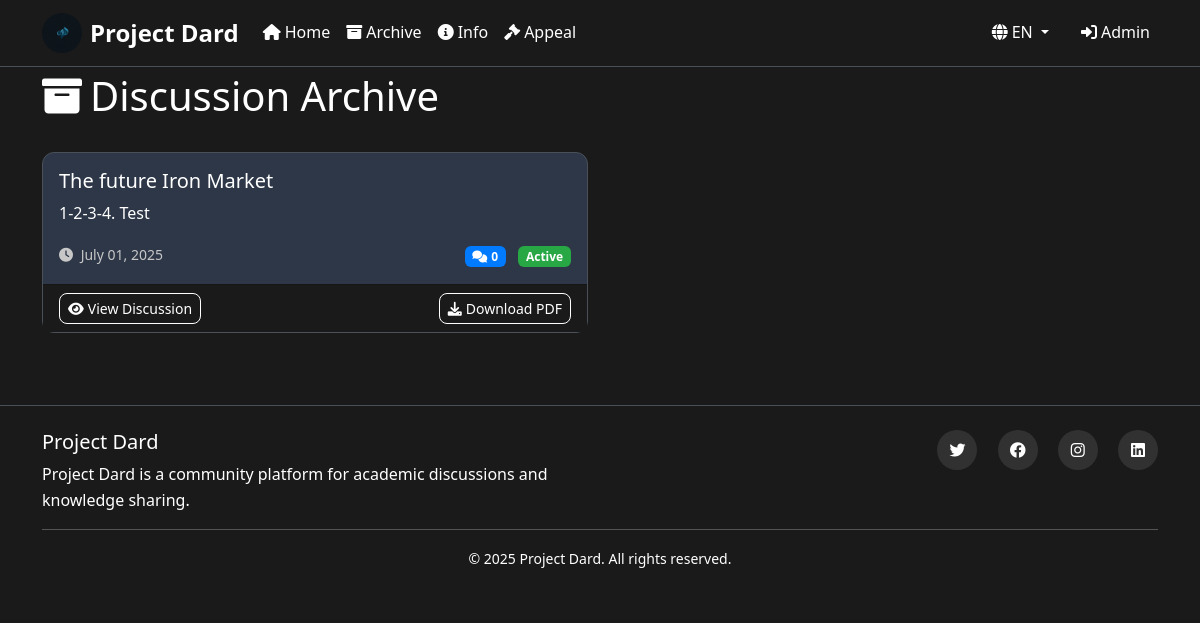
Page /archive on the committed database.
### models.py (models this page shows)
class WeeklyTopic(db.Model):
    id = db.Column(db.Integer, primary_key=True)
    title_en = db.Column(db.Text, nullable=False)
    title_fa = db.Column(db.Text)
    content_en = db.Column(db.Text, nullable=False)
    content_fa = db.Column(db.Text)
    created_at = db.Column(db.DateTime, default=datetime.utcnow)
    is_active = db.Column(db.Boolean, default=True)
    admin_id = db.Column(db.Integer, db.ForeignKey('admin.id'), nullable=False)
    comments = db.relationship('Comment', backref='topic', lazy=True)

### routes.py (the view)
@app.route('/archive')
def archive():
    page = request.args.get('page', 1, type=int)
    per_page = 10
    topics = WeeklyTopic.query.order_by(WeeklyTopic.created_at.desc())\
                             .paginate(page=page, per_page=per_page, error_out=False)
    return render_template('archive.html', topics=topics)

### routes.py (called while the page is built)
@app.before_request
def before_request():
    if 'language' not in session:
        session['language'] = 'en'
    track_visitor()

@app.context_processor
def inject_globals():
    return {
        'get_text': get_text,
        'current_language': session.get('language', 'en'),
        'supported_languages': get_supported_languages()
    }

### translations.py (called while the page is built)
def get_text(key, language=None):
    if language is None:
        language = session.get('language', 'en')
    return translations.get(language, {}).get(key, translations['en'].get(key, key))

def get_supported_languages():
    return list(translations.keys())

### utils.py (called while the page is built)
def get_client_ip():
    if request.environ.get('HTTP_X_FORWARDED_FOR'):
        return request.environ['HTTP_X_FORWARDED_FOR'].split(',')[0].strip()
    elif request.environ.get('HTTP_X_REAL_IP'):
        return request.environ['HTTP_X_REAL_IP']
    else:
        return request.environ.get('REMOTE_ADDR', 'unknown')

def track_visitor():
    ip_address = get_client_ip()
    user_agent = request.headers.get('User-Agent', '')
    page_visited = request.endpoint or 'unknown'
    visitor = Visitor(
        ip_address=ip_address,
        user_agent=user_agent,
        page_visited=page_visited
    )
    try:
        db.session.add(visitor)
        db.session.commit()
    except Exception:
        db.session.rollback()

### templates/archive.html (shortened to what this page needs)
{% extends "base.html" %}
{% block content %}
<div class="row">
    <div class="col-12">
        <div class="d-flex justify-content-between align-items-center mb-4">
            <h1>
                <i class="fas fa-archive me-2"></i>{{ get_text('discussion_archive') }}
            </h1>
        </div>
        {% if topics.items %}
        <div class="row">
            {% for topic in topics.items %}
            <div class="col-md-6 mb-4">
                <div class="card bg-secondary h-100">
                    <div class="card-body">
                        <h5 class="card-title">
                            {{ topic.title_fa if current_language == 'fa' and topic.title_fa else topic.title_en }}
                        </h5>
                        <div class="card-text mb-3">
                            {{ (topic.content_fa if current_language == 'fa' and topic.content_fa else topic.content_en) | truncate(150) | safe }}
                        </div>
                        <div class="d-flex justify-content-between align-items-center">
                            <small class="text-muted">
                                <i class="fas fa-clock me-1"></i>
                                {{ topic.created_at.strftime('%B %d, %Y') }}
                            </small>
                            <div>
                                <span class="badge bg-primary me-2">
                                    <i class="fas fa-comments me-1"></i>{{ topic.comments | length }}
                                </span>
                                {% if topic.is_active %}
                                <span class="badge bg-success">Active</span>
                                {% endif %}
                            </div>
                        </div>
                    </div>
                    <div class="card-footer bg-dark">
                        <div class="d-flex justify-content-between">
                            <a href="{{ url_for('home') }}#topic-{{ topic.id }}" class="btn btn-sm btn-outline-primary">
                                <i class="fas fa-eye me-1"></i>View Discussion
                            </a>
                            <a href="{{ url_for('download_discussion', topic_id=topic.id) }}" class="btn btn-sm btn-outline-success">
                                <i class="fas fa-download me-1"></i>{{ get_text('download_pdf') }}
                            </a>
                        </div>
                    </div>
                </div>
            </div>
            {% endfor %}
        </div>
        {% else %}
        <div class="text-center py-5">
            <i class="fas fa-archive fa-5x text-muted mb-4"></i>
            <h3 class="text-muted">{{ get_text('no_topics') }}</h3>
            <p class="text-muted">Check back later for archived discussions.</p>
        </div>
        {% endif %}
    </div>
</div>
{% endblock %}

### templates/base.html (shortened to what this page needs)
<!DOCTYPE html>
<html lang="{{ current_language }}" dir="{{ 'rtl' if current_language == 'fa' else 'ltr' }}">
<head>
    <link href="https://cdn.jsdelivr.net/npm/bootstrap@5.3.0/dist/css/bootstrap.min.css" rel="stylesheet">
    <link href="https://cdnjs.cloudflare.com/ajax/libs/font-awesome/6.0.0/css/all.min.css" rel="stylesheet">
    <link href="{{ url_for('static', filename='css/style.css') }}" rel="stylesheet">
</head>
<body class="bg-dark text-light">
    <nav class="navbar navbar-expand-lg navbar-dark bg-dark fixed-top">
        <div class="container">
            <a class="navbar-brand d-flex align-items-center" href="{{ url_for('home') }}">
                <img src="{{ url_for('static', filename='images/logo.jpg') }}" alt="Project Dard" width="40" height="40" class="me-2 rounded-circle">
                <span class="fw-bold">Project Dard</span>
            </a>
            <div class="collapse navbar-collapse" id="navbarNav">
                <ul class="navbar-nav me-auto">
                    <li class="nav-item">
                        <a class="nav-link" href="{{ url_for('home') }}">
                            <i class="fas fa-home me-1"></i>{{ get_text('home') }}
                        </a>
                    </li>
                    <li class="nav-item">
                        <a class="nav-link" href="{{ url_for('archive') }}">
                            <i class="fas fa-archive me-1"></i>{{ get_text('archive') }}
                        </a>
                    </li>
                    <li class="nav-item">
                        <a class="nav-link" href="{{ url_for('info') }}">
                            <i class="fas fa-info-circle me-1"></i>{{ get_text('info') }}
                        </a>
                    </li>
                    <li class="nav-item">
                        <a class="nav-link" href="{{ url_for('appeal') }}">
                            <i class="fas fa-gavel me-1"></i>{{ get_text('appeal') }}
                        </a>
                    </li>
                </ul>
                <div class="navbar-nav me-3">
                    <div class="nav-item dropdown">
                        <a class="nav-link dropdown-toggle" href="#" role="button" data-bs-toggle="dropdown">
                            <i class="fas fa-globe me-1"></i>{{ current_language.upper() }}
                        </a>
                    </div>
                </div>
                <div class="navbar-nav">
                    {% if current_user.is_authenticated %}
                        <a class="nav-link" href="{{ url_for('admin_dashboard') }}">
                            <i class="fas fa-cog me-1"></i>{{ get_text('dashboard') }}
                        </a>
                        <a class="nav-link" href="{{ url_for('admin_logout') }}">
                            <i class="fas fa-sign-out-alt me-1"></i>{{ get_text('logout') }}
                        </a>
                    {% else %}
                        <a class="nav-link" href="{{ url_for('admin_login') }}">
                            <i class="fas fa-sign-in-alt me-1"></i>{{ get_text('admin') }}
                        </a>
                    {% endif %}
                </div>
            </div>
        </div>
    </nav>
    <main class="container mt-5 pt-4">
        {% block content %}{% endblock %}
    </main>
    <footer class="bg-dark text-light py-4 mt-5">
        <div class="container">
            <div class="row">
                <div class="col-md-6">
                    <h5>Project Dard</h5>
                    <p class="mb-0">{{ get_text('platform_description') }}</p>
                </div>
                <div class="col-md-6 text-md-end">
                    <div class="social-links">
                        <a href="#" class="text-light me-3"><i class="fab fa-twitter"></i></a>
                        <a href="#" class="text-light me-3"><i class="fab fa-facebook"></i></a>
                        <a href="#" class="text-light me-3"><i class="fab fa-instagram"></i></a>
                        <a href="#" class="text-light"><i class="fab fa-linkedin"></i></a>
                    </div>
                </div>
            </div>
            <hr class="my-3">
            <div class="text-center">
                <small>&copy; 2025 Project Dard. All rights reserved.</small>
            </div>
        </div>
    </footer>
</body>
</html>

### static/css/style.css (style rules this page uses)
:root { --primary-color: #007bff; --secondary-color: #6c757d; --dark-color: #212529; --light-color: #f8f9fa; --border-color: #495057; }
body { font-family: 'Segoe UI', Tahoma, Geneva, Verdana, sans-serif; background-color: #121212; color: #ffffff !important; line-height: 1.6; }
.bg-dark { background-color: #1a1a1a !important; }
.bg-secondary { background-color: #2d3748 !important; }
.text-light { color: #ffffff !important; }
h1, h2, h3, h4, h5, h6, p, span, div, a, label, small, strong, li, td, th { color: #ffffff !important; }
a { color: #ffffff !important; text-decoration: none; }
.text-muted { color: #c7c7c7 !important; }
.card-title, .card-text, .card-body { color: #ffffff !important; }
footer, footer * { color: #ffffff !important; }
.social-links a { color: #ffffff !important; }
.navbar { border-bottom: 1px solid var(--border-color); backdrop-filter: blur(10px); }
.navbar-brand { font-weight: 700; font-size: 1.5rem; color: #ffffff !important; }
.navbar-nav .nav-link { color: #ffffff !important; }
.card { border: 1px solid var(--border-color); border-radius: 12px; transition: transform 0.2s ease-in-out, box-shadow 0.2s ease-in-out; }
.btn { border-radius: 8px; font-weight: 500; transition: all 0.2s ease-in-out; color: #ffffff !important; }
.btn-outline-primary, .btn-outline-success, .btn-outline-warning, .btn-outline-danger, .btn-outline-info { color: #ffffff !important; border-color: currentColor !important; }
.badge { color: #ffffff !important; }
.badge.bg-primary { background-color: #007bff !important; }
.badge.bg-success { background-color: #28a745 !important; }
footer { border-top: 1px solid var(--border-color); margin-top: auto; }
.social-links a { display: inline-block; width: 40px; height: 40px; line-height: 40px; text-align: center; border-radius: 50%; background-color: rgba(255, 255, 255, 0.1); transition: all 0.2s ease-in-out; }
html { scroll-behavior: smooth; }

### rows in the picture
WeeklyTopic: title_en "The future Iron Market", content_en "1-2-3-4. Test", created_at "July 01, 2025", comments|length "0", is_active "Active", get_text "Download PDF"

### other values in the picture
{{ get_text('home') }} "Home"
{{ get_text('archive') }} "Archive"
{{ get_text('info') }} "Info"
{{ get_text('appeal') }} "Appeal"
{{ current_language.upper() }} "EN"
{{ get_text('admin') }} "Admin"
{{ get_text('discussion_archive') }} "Discussion Archive"
{{ get_text('platform_description') }} "Project Dard is a community platform for academic discussions and knowledge sharing."
